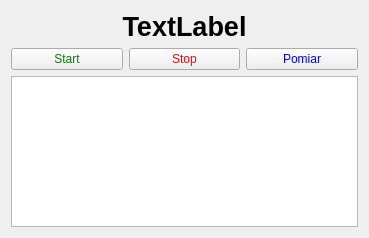
<?xml version="1.0" encoding="UTF-8"?>
<ui version="4.0">
 <class>Widget</class>
 <widget class="QWidget" name="Widget">
  <property name="geometry">
   <rect>
    <x>0</x>
    <y>0</y>
    <width>369</width>
    <height>238</height>
   </rect>
  </property>
  <property name="windowTitle">
   <string>Stoper Gr. 1</string>
  </property>
  <layout class="QVBoxLayout" name="verticalLayout">
   <item>
    <widget class="QLabel" name="czasLabel">
     <property name="font">
      <font>
       <pointsize>20</pointsize>
       <weight>75</weight>
       <bold>true</bold>
      </font>
     </property>
     <property name="text">
      <string>TextLabel</string>
     </property>
     <property name="alignment">
      <set>Qt::AlignCenter</set>
     </property>
    </widget>
   </item>
   <item>
    <layout class="QHBoxLayout" name="horizontalLayout">
     <item>
      <widget class="QPushButton" name="startButton">
       <property name="styleSheet">
        <string notr="true">color: green;
</string>
       </property>
       <property name="text">
        <string>Start</string>
       </property>
      </widget>
     </item>
     <item>
      <widget class="QPushButton" name="stopButton">
       <property name="styleSheet">
        <string notr="true">color: rgb(255, 0, 0);</string>
       </property>
       <property name="text">
        <string>Stop</string>
       </property>
      </widget>
     </item>
     <item>
      <widget class="QPushButton" name="pomiarButton">
       <property name="styleSheet">
        <string notr="true">color: blue;</string>
       </property>
       <property name="text">
        <string>Pomiar</string>
       </property>
      </widget>
     </item>
    </layout>
   </item>
   <item>
    <widget class="QPlainTextEdit" name="pomiaryTextEdit">
     <property name="readOnly">
      <bool>true</bool>
     </property>
     <property name="plainText">
      <string/>
     </property>
    </widget>
   </item>
  </layout>
 </widget>
 <resources/>
 <connections/>
</ui>
